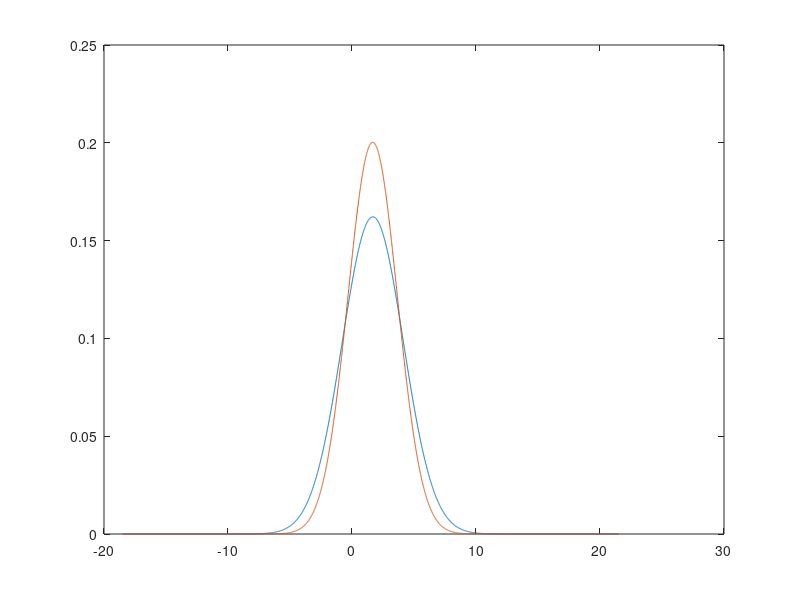

This figure's MATLAB source:
%4000 steekproef gemiddelden berekenen
x_ = zeros(4000,1);
for i=1:10000
  v = ones(1000,1).*frnd(7,5);
  x_(i) = mean(v);
end
%distributie van x_ fitten en plotten
dist = fitdist(x_, 'Normal');
x_values = -18.5:0.01:21.5;
measured = pdf(dist, x_values);
plot(x_values, measured);
hold on
expected = normpdf(x_values, 5/3, 5/3*sqrt(10/7));
plot(x_values,expected);
hold off



